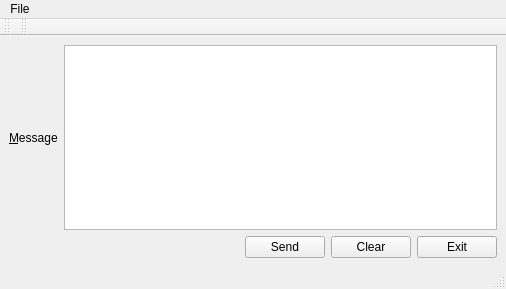
<?xml version="1.0" encoding="UTF-8"?>
<ui version="4.0">
 <class>MainWindow</class>
 <widget class="QMainWindow" name="MainWindow">
  <property name="geometry">
   <rect>
    <x>0</x>
    <y>0</y>
    <width>506</width>
    <height>289</height>
   </rect>
  </property>
  <property name="windowTitle">
   <string>Messenger</string>
  </property>
  <widget class="QWidget" name="centralwidget">
   <layout class="QVBoxLayout" name="verticalLayout">
    <item>
     <layout class="QHBoxLayout" name="horizontalLayout">
      <item>
       <widget class="QLabel" name="label">
        <property name="text">
         <string>&amp;Message</string>
        </property>
        <property name="buddy">
         <cstring>plainTextEdit</cstring>
        </property>
       </widget>
      </item>
      <item>
       <widget class="QPlainTextEdit" name="plainTextEdit"/>
      </item>
     </layout>
    </item>
    <item>
     <layout class="QHBoxLayout" name="horizontalLayout_2">
      <item>
       <spacer name="horizontalSpacer">
        <property name="orientation">
         <enum>Qt::Horizontal</enum>
        </property>
        <property name="sizeHint" stdset="0">
         <size>
          <width>40</width>
          <height>20</height>
         </size>
        </property>
       </spacer>
      </item>
      <item>
       <widget class="QPushButton" name="sendButton">
        <property name="enabled">
         <bool>true</bool>
        </property>
        <property name="text">
         <string>Send</string>
        </property>
        <property name="default">
         <bool>false</bool>
        </property>
       </widget>
      </item>
      <item>
       <widget class="QPushButton" name="clearButton">
        <property name="text">
         <string>Clear</string>
        </property>
       </widget>
      </item>
      <item>
       <widget class="QPushButton" name="exitButton">
        <property name="text">
         <string>Exit</string>
        </property>
       </widget>
      </item>
     </layout>
    </item>
   </layout>
  </widget>
  <widget class="QMenuBar" name="menubar">
   <property name="geometry">
    <rect>
     <x>0</x>
     <y>0</y>
     <width>506</width>
     <height>22</height>
    </rect>
   </property>
   <widget class="QMenu" name="menuFile">
    <property name="title">
     <string>File</string>
    </property>
    <addaction name="separator"/>
    <addaction name="separator"/>
   </widget>
   <addaction name="menuFile"/>
  </widget>
  <widget class="QStatusBar" name="statusbar"/>
  <widget class="QToolBar" name="toolBar">
   <property name="windowTitle">
    <string>toolBar</string>
   </property>
   <attribute name="toolBarArea">
    <enum>TopToolBarArea</enum>
   </attribute>
   <attribute name="toolBarBreak">
    <bool>false</bool>
   </attribute>
  </widget>
  <widget class="QToolBar" name="toolBar_2">
   <property name="windowTitle">
    <string>toolBar_2</string>
   </property>
   <attribute name="toolBarArea">
    <enum>TopToolBarArea</enum>
   </attribute>
   <attribute name="toolBarBreak">
    <bool>false</bool>
   </attribute>
  </widget>
 </widget>
 <tabstops>
  <tabstop>plainTextEdit</tabstop>
 </tabstops>
 <resources/>
 <connections/>
</ui>
